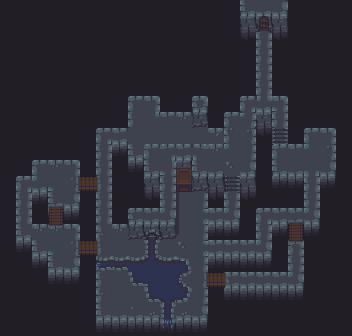

The image is a tile-based game level rendered from a .tmx file. Its description and source (layers, tilesets, objects; grid data summarised) follow:
An orthogonal 22x21 tile map with 16x16 px tiles, 5 tile layers (Level1, Objects, Bridges, Level2, ...), 2 hidden layers not drawn, 3 tilesets and 26 objects (3x barrel5, 2x barrel6, 2x light, crate9, crate10, ...).

<map version="1.4" tiledversion="1.4.3" orientation="orthogonal" renderorder="right-down" width="22" height="21" tilewidth="16" tileheight="16" infinite="0" backgroundcolor="#211e26" nextlayerid="20" nextobjectid="149">
 <properties>
  <property name="displayName" value="dungeon-16x16" />
  <property name="frameColor" type="color" value="#ff63a4b2" />
  <property name="gridColor" type="color" value="#ff80d1e2" />
  <property name="stackColor" type="color" value="#663a3a3a" />
  <property name="uiColor" type="color" value="#ff4c332c" />
 </properties>
 <tileset firstgid="1" source="dungeon-16x16.tsx" />
 <tileset firstgid="553" source="dungeon-32x32.tsx" />
 <tileset firstgid="558" source="dungeon-16x32.tsx" />
 <group id="1" name="Lower">
  <layer id="2" name="Level1" width="22" height="21">
   <data>[462 cells, 166 non-empty, 74 distinct tile ids]</data>
  </layer>
  <layer id="3" name="Objects" width="22" height="21">
   <data>[462 cells, 2 non-empty, 2 distinct tile ids]</data>
  </layer>
  <layer id="4" name="Bridges" width="22" height="21">
   <data>[462 cells, 15 non-empty, 6 distinct tile ids]</data>
  </layer>
  <group id="5" name="Lower Objects">
   <objectgroup id="6" name="Lower Objects">
    <object id="79" name="crate9" gid="151" x="310" y="146" width="16" height="16" />
    <object id="80" name="crate10" gid="151" x="317" y="146" width="16" height="16" />
    <object id="81" name="chest1" gid="103" x="136" y="118" width="16" height="16" />
    <object id="82" name="barrel3" gid="152" x="32" y="174" width="16" height="16" />
    <object id="85" name="barrel1" gid="152" x="44" y="174" width="16" height="16" />
    <object id="88" name="crate3" gid="151" x="49" y="267" width="16" height="16" />
    <object id="87" name="crate1" gid="151" x="58" y="266" width="16" height="16" />
    <object id="89" name="barrel4" gid="152" x="275" y="172" width="16" height="16" />
    <object id="94" name="barrel5" gid="152" x="100" y="316" width="16" height="16" />
    <object id="95" name="barrel6" gid="152" x="176" y="256" width="16" height="16" />
    <object id="96" name="barrel6" gid="152" x="144" y="144" width="16" height="16" />
    <object id="101" name="crate4" gid="151" x="173" y="175" width="16" height="16" />
    <object id="102" name="crate5" gid="151" x="180" y="175" width="16" height="16" />
    <object id="103" name="crate6" gid="2147483799" x="170" y="175" width="16" height="16" />
    <object id="104" name="crate7" gid="151" x="176" y="183" width="16" height="16" />
    <object id="105" name="crate8" gid="151" x="176" y="183" width="16" height="16" />
    <object id="106" name="barrel5" gid="152" x="111" y="314" width="16" height="16" />
    <object id="107" name="barrel5" gid="152" x="106" y="304" width="16" height="16" />
   </objectgroup>
   <objectgroup id="7" name="Top Objects">
    <object id="125" name="barrel2" gid="152" x="38" y="166" width="16" height="16" />
    <object id="128" name="crate-error" gid="151" x="313" y="141" width="16" height="16" />
    <object id="130" name="crate2" gid="151" x="52" y="260" width="16" height="16" />
   </objectgroup>
   <objectgroup id="8" name="Characters-Lower">
    <object id="129" name="knight1" gid="556" x="295" y="172" width="32" height="32" />
    <object id="131" name="wizard1" gid="554" x="46" y="204" width="32" height="32" />
   </objectgroup>
  </group>
 </group>
 <group id="9" name="Upper">
  <layer id="10" name="Level2" width="22" height="21">
   <data>[462 cells, 46 non-empty, 34 distinct tile ids]</data>
  </layer>
  <layer id="11" name="Level3" width="22" height="21">
   <data>[462 cells, 8 non-empty, 8 distinct tile ids]</data>
  </layer>
  <group id="12" name="Upper Objects">
   <objectgroup id="13" name="Upper Objects">
    <object id="141" name="brazier1" type="light" gid="558" x="208" y="172" width="16" height="32" />
    <object id="142" name="brazier2" type="light" gid="558" x="235" y="172" width="16" height="32" />
   </objectgroup>
   <objectgroup id="14" name="Characters-Upper">
    <object id="119" name="dwarf1" gid="557" x="144" y="170" width="32" height="32" />
   </objectgroup>
  </group>
 </group>
 <group id="15" name="Graphs">
  <layer id="16" name="Graph-Lower" width="22" height="21" visible="0">
   <data>[462 cells, 91 non-empty, 3 distinct tile ids]</data>
  </layer>
  <layer id="17" name="Graph-Upper" width="22" height="21" visible="0">
   <data>[462 cells, 30 non-empty, 2 distinct tile ids]</data>
  </layer>
 </group>
</map>
